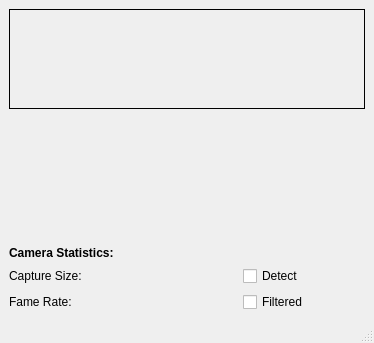
<?xml version="1.0" encoding="UTF-8"?>
<ui version="4.0">
 <class>CameraWindow</class>
 <widget class="QMainWindow" name="CameraWindow">
  <property name="geometry">
   <rect>
    <x>0</x>
    <y>0</y>
    <width>374</width>
    <height>343</height>
   </rect>
  </property>
  <property name="sizePolicy">
   <sizepolicy hsizetype="Fixed" vsizetype="Fixed">
    <horstretch>0</horstretch>
    <verstretch>0</verstretch>
   </sizepolicy>
  </property>
  <property name="windowTitle">
   <string>Device - </string>
  </property>
  <widget class="QWidget" name="centralwidget">
   <layout class="QGridLayout" name="gridLayout">
    <item row="0" column="0">
     <widget class="QLabel" name="imageViewer">
      <property name="minimumSize">
       <size>
        <width>100</width>
        <height>100</height>
       </size>
      </property>
      <property name="styleSheet">
       <string notr="true">border: 1px solid black;</string>
      </property>
      <property name="text">
       <string/>
      </property>
     </widget>
    </item>
    <item row="1" column="0">
     <spacer name="verticalSpacer">
      <property name="orientation">
       <enum>Qt::Vertical</enum>
      </property>
      <property name="sizeHint" stdset="0">
       <size>
        <width>20</width>
        <height>45</height>
       </size>
      </property>
     </spacer>
    </item>
    <item row="2" column="0">
     <widget class="QLabel" name="lblCameraStatTxt">
      <property name="font">
       <font>
        <weight>75</weight>
        <bold>true</bold>
       </font>
      </property>
      <property name="text">
       <string>Camera Statistics:</string>
      </property>
     </widget>
    </item>
    <item row="3" column="0">
     <layout class="QHBoxLayout" name="horizontalLayout">
      <item>
       <widget class="QLabel" name="lblSizeTxt">
        <property name="minimumSize">
         <size>
          <width>100</width>
          <height>0</height>
         </size>
        </property>
        <property name="maximumSize">
         <size>
          <width>100</width>
          <height>100</height>
         </size>
        </property>
        <property name="text">
         <string>Capture Size:</string>
        </property>
       </widget>
      </item>
      <item>
       <widget class="QLabel" name="lblSize">
        <property name="minimumSize">
         <size>
          <width>100</width>
          <height>0</height>
         </size>
        </property>
        <property name="text">
         <string/>
        </property>
       </widget>
      </item>
      <item>
       <spacer name="horizontalSpacer_2">
        <property name="orientation">
         <enum>Qt::Horizontal</enum>
        </property>
        <property name="sizeHint" stdset="0">
         <size>
          <width>40</width>
          <height>20</height>
         </size>
        </property>
       </spacer>
      </item>
      <item>
       <widget class="QCheckBox" name="chkDetect">
        <property name="minimumSize">
         <size>
          <width>100</width>
          <height>0</height>
         </size>
        </property>
        <property name="text">
         <string>Detect</string>
        </property>
       </widget>
      </item>
      <item>
       <spacer name="horizontalSpacer_6">
        <property name="orientation">
         <enum>Qt::Horizontal</enum>
        </property>
        <property name="sizeHint" stdset="0">
         <size>
          <width>40</width>
          <height>20</height>
         </size>
        </property>
       </spacer>
      </item>
     </layout>
    </item>
    <item row="4" column="0">
     <layout class="QHBoxLayout" name="horizontalLayout_2">
      <item>
       <widget class="QLabel" name="lblFrameRateTxt">
        <property name="minimumSize">
         <size>
          <width>100</width>
          <height>0</height>
         </size>
        </property>
        <property name="maximumSize">
         <size>
          <width>100</width>
          <height>16777215</height>
         </size>
        </property>
        <property name="text">
         <string>Fame Rate:</string>
        </property>
       </widget>
      </item>
      <item>
       <widget class="QLabel" name="lblFPS">
        <property name="minimumSize">
         <size>
          <width>100</width>
          <height>0</height>
         </size>
        </property>
        <property name="text">
         <string/>
        </property>
       </widget>
      </item>
      <item>
       <spacer name="horizontalSpacer_4">
        <property name="orientation">
         <enum>Qt::Horizontal</enum>
        </property>
        <property name="sizeHint" stdset="0">
         <size>
          <width>40</width>
          <height>20</height>
         </size>
        </property>
       </spacer>
      </item>
      <item>
       <widget class="QCheckBox" name="chkFiltered">
        <property name="minimumSize">
         <size>
          <width>100</width>
          <height>0</height>
         </size>
        </property>
        <property name="text">
         <string>Filtered</string>
        </property>
       </widget>
      </item>
      <item>
       <spacer name="horizontalSpacer_5">
        <property name="orientation">
         <enum>Qt::Horizontal</enum>
        </property>
        <property name="sizeHint" stdset="0">
         <size>
          <width>40</width>
          <height>20</height>
         </size>
        </property>
       </spacer>
      </item>
     </layout>
    </item>
   </layout>
  </widget>
  <widget class="QMenuBar" name="menubar">
   <property name="geometry">
    <rect>
     <x>0</x>
     <y>0</y>
     <width>374</width>
     <height>25</height>
    </rect>
   </property>
  </widget>
  <widget class="QStatusBar" name="statusbar"/>
 </widget>
 <resources/>
 <connections/>
</ui>
